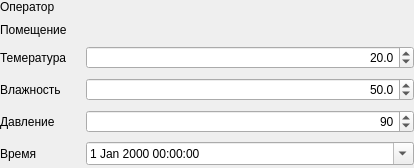
<?xml version="1.0" encoding="UTF-8"?>
<ui version="4.0">
 <class>Dialog</class>
 <widget class="QDialog" name="Dialog">
  <property name="geometry">
   <rect>
    <x>0</x>
    <y>0</y>
    <width>414</width>
    <height>168</height>
   </rect>
  </property>
  <property name="minimumSize">
   <size>
    <width>297</width>
    <height>136</height>
   </size>
  </property>
  <property name="windowTitle">
   <string>Dialog</string>
  </property>
  <layout class="QFormLayout" name="formLayout">
   <property name="fieldGrowthPolicy">
    <enum>QFormLayout::AllNonFixedFieldsGrow</enum>
   </property>
   <property name="verticalSpacing">
    <number>9</number>
   </property>
   <property name="margin">
    <number>0</number>
   </property>
   <item row="0" column="0">
    <widget class="QLabel" name="label">
     <property name="minimumSize">
      <size>
       <width>80</width>
       <height>0</height>
      </size>
     </property>
     <property name="text">
      <string>Оператор</string>
     </property>
     <property name="buddy">
      <cstring>ellipsiscombobox</cstring>
     </property>
    </widget>
   </item>
   <item row="0" column="1">
    <widget class="EllipsisComboBox" name="ellipsiscombobox">
     <property name="reference">
      <string>operator</string>
     </property>
     <property name="field" stdset="0">
      <string>operator</string>
     </property>
    </widget>
   </item>
   <item row="2" column="0">
    <widget class="QLabel" name="label_2">
     <property name="minimumSize">
      <size>
       <width>80</width>
       <height>0</height>
      </size>
     </property>
     <property name="text">
      <string>Темература</string>
     </property>
     <property name="buddy">
      <cstring>dsbTemperature</cstring>
     </property>
    </widget>
   </item>
   <item row="2" column="1">
    <widget class="QDoubleSpinBox" name="dsbTemperature">
     <property name="alignment">
      <set>Qt::AlignRight|Qt::AlignTrailing|Qt::AlignVCenter</set>
     </property>
     <property name="decimals">
      <number>1</number>
     </property>
     <property name="minimum">
      <double>15.000000000000000</double>
     </property>
     <property name="maximum">
      <double>35.000000000000000</double>
     </property>
     <property name="value">
      <double>20.000000000000000</double>
     </property>
     <property name="field" stdset="0">
      <string>temperature</string>
     </property>
    </widget>
   </item>
   <item row="3" column="0">
    <widget class="QLabel" name="label_3">
     <property name="minimumSize">
      <size>
       <width>80</width>
       <height>0</height>
      </size>
     </property>
     <property name="text">
      <string>Влажность</string>
     </property>
     <property name="buddy">
      <cstring>dsbHumidity</cstring>
     </property>
    </widget>
   </item>
   <item row="3" column="1">
    <widget class="QDoubleSpinBox" name="dsbHumidity">
     <property name="alignment">
      <set>Qt::AlignRight|Qt::AlignTrailing|Qt::AlignVCenter</set>
     </property>
     <property name="decimals">
      <number>1</number>
     </property>
     <property name="minimum">
      <double>30.000000000000000</double>
     </property>
     <property name="maximum">
      <double>80.000000000000000</double>
     </property>
     <property name="value">
      <double>50.000000000000000</double>
     </property>
     <property name="field" stdset="0">
      <string>humidity</string>
     </property>
    </widget>
   </item>
   <item row="4" column="0">
    <widget class="QLabel" name="label_4">
     <property name="minimumSize">
      <size>
       <width>80</width>
       <height>0</height>
      </size>
     </property>
     <property name="text">
      <string>Давление</string>
     </property>
     <property name="buddy">
      <cstring>sbPressure</cstring>
     </property>
    </widget>
   </item>
   <item row="4" column="1">
    <widget class="QSpinBox" name="sbPressure">
     <property name="alignment">
      <set>Qt::AlignRight|Qt::AlignTrailing|Qt::AlignVCenter</set>
     </property>
     <property name="minimum">
      <number>85</number>
     </property>
     <property name="maximum">
      <number>105</number>
     </property>
     <property name="value">
      <number>90</number>
     </property>
     <property name="field" stdset="0">
      <string>pressure</string>
     </property>
    </widget>
   </item>
   <item row="5" column="0">
    <widget class="QLabel" name="label_5">
     <property name="minimumSize">
      <size>
       <width>80</width>
       <height>0</height>
      </size>
     </property>
     <property name="text">
      <string>Время</string>
     </property>
     <property name="buddy">
      <cstring>dtlastupdate</cstring>
     </property>
    </widget>
   </item>
   <item row="5" column="1">
    <widget class="QDateTimeEdit" name="dtlastupdate">
     <property name="calendarPopup">
      <bool>true</bool>
     </property>
     <property name="field" stdset="0">
      <string>lastupdate</string>
     </property>
    </widget>
   </item>
   <item row="1" column="1">
    <widget class="EllipsisComboBox" name="ellipsiscombobox_2">
     <property name="reference">
      <string>operator</string>
     </property>
     <property name="field" stdset="0">
      <string>room</string>
     </property>
    </widget>
   </item>
   <item row="1" column="0">
    <widget class="QLabel" name="label_6">
     <property name="minimumSize">
      <size>
       <width>80</width>
       <height>0</height>
      </size>
     </property>
     <property name="text">
      <string>Помещение</string>
     </property>
     <property name="buddy">
      <cstring>ellipsiscombobox</cstring>
     </property>
    </widget>
   </item>
  </layout>
 </widget>
 <customwidgets>
  <customwidget>
   <class>EllipsisComboBox</class>
   <extends>QWidget</extends>
   <header>electrolab.gui.ellipsiscombobox</header>
  </customwidget>
 </customwidgets>
 <tabstops>
  <tabstop>ellipsiscombobox</tabstop>
  <tabstop>dsbTemperature</tabstop>
  <tabstop>dsbHumidity</tabstop>
  <tabstop>sbPressure</tabstop>
  <tabstop>dtlastupdate</tabstop>
 </tabstops>
 <resources/>
 <connections/>
</ui>
